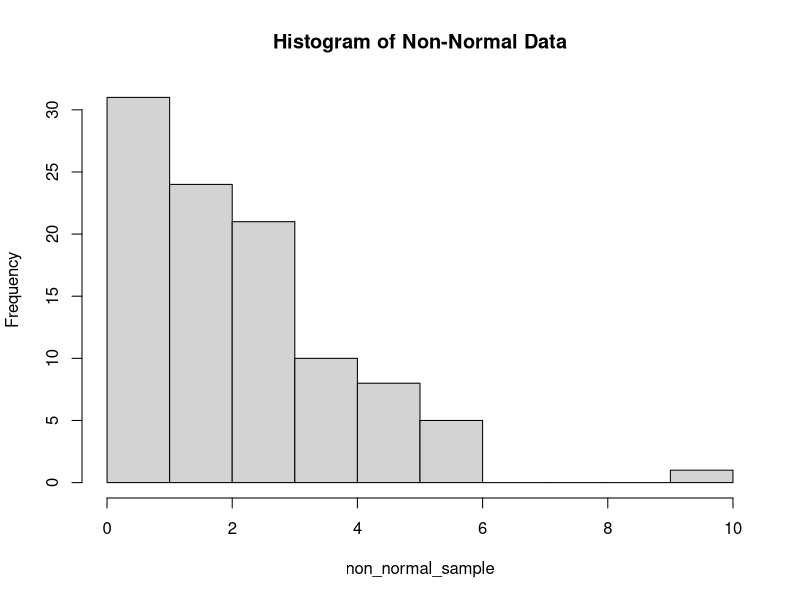
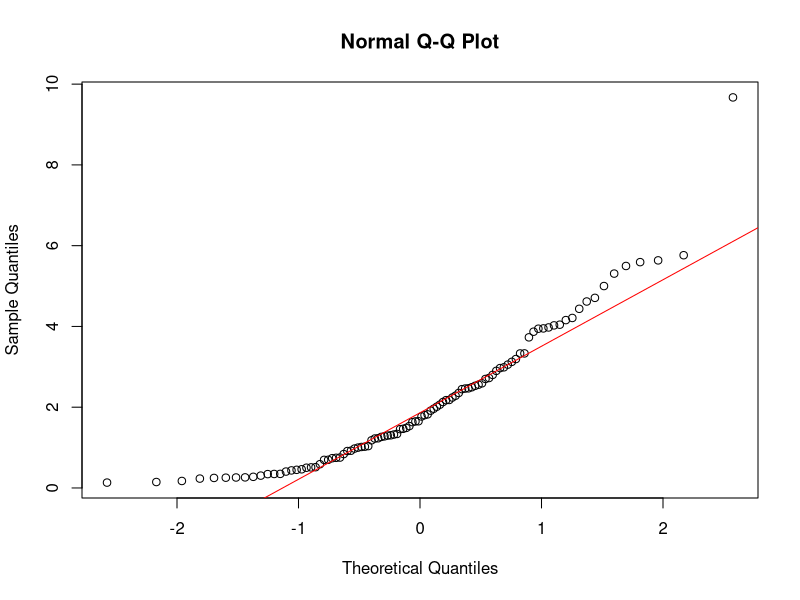
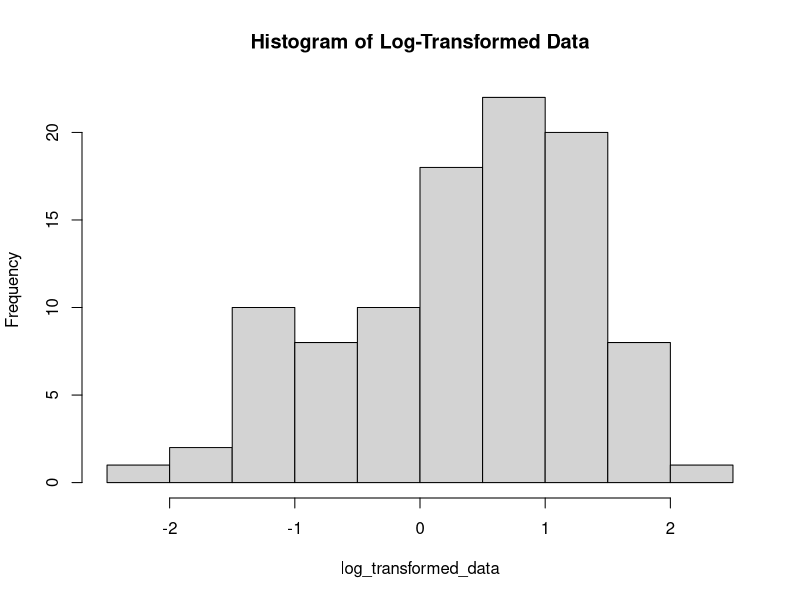
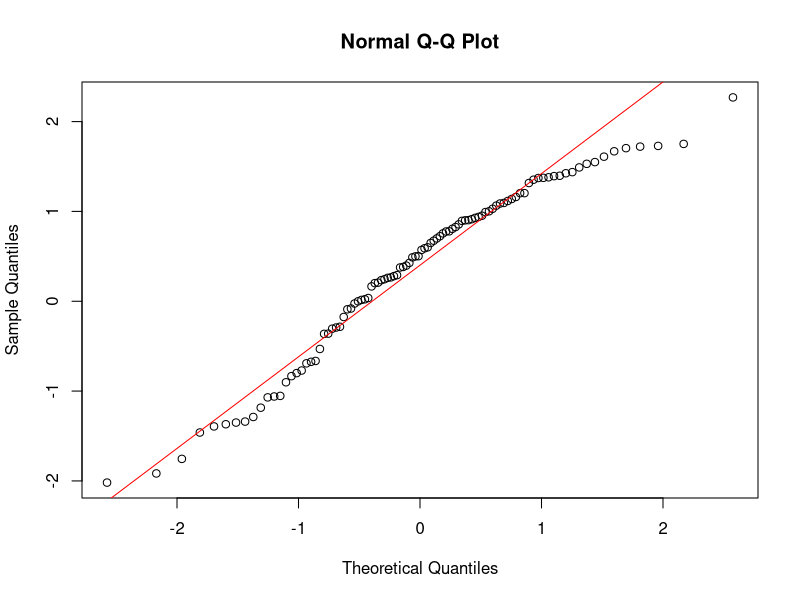
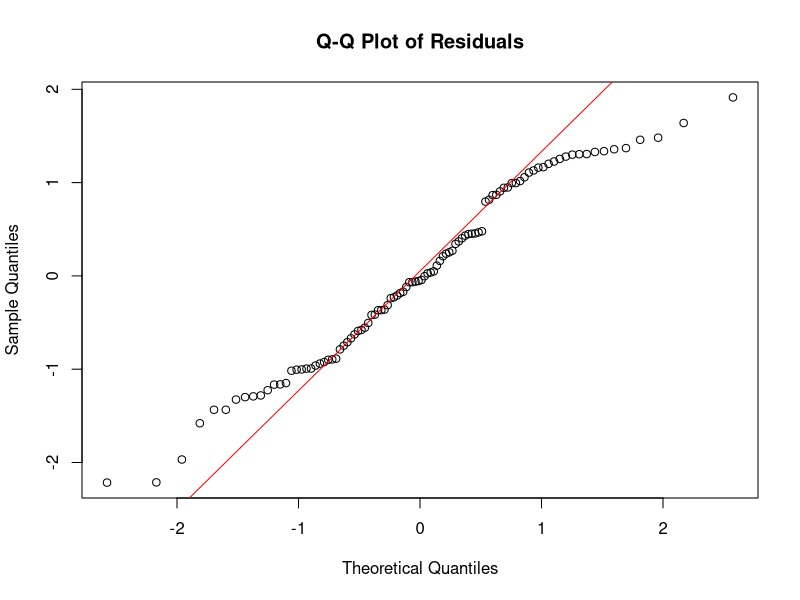
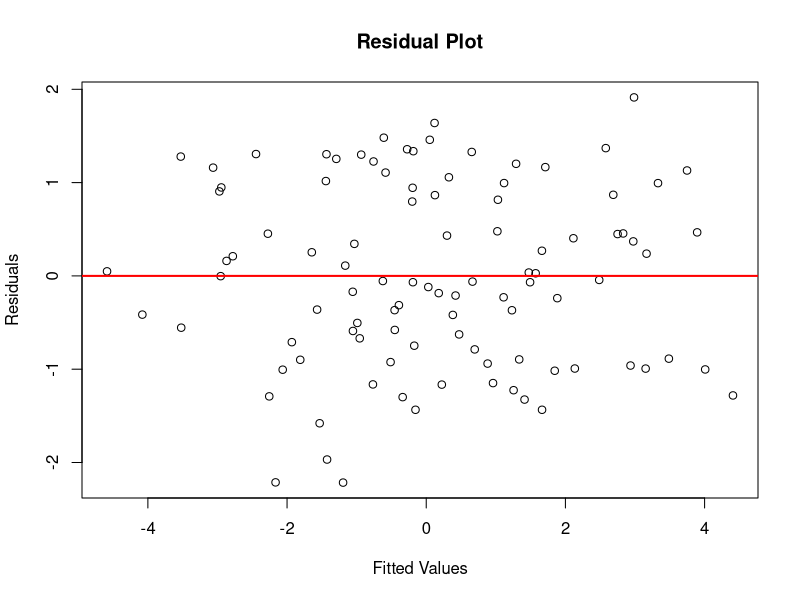

Here is the R script that generated these plots, in order:
## ---- chunk 1
data(iris) # load the iris dataset
head(iris)
## ---- chunk 2
#| echo: !expr c(2)
options(width = 100)
summary(iris)
## ---- chunk 3
str(iris)
## ---- chunk 4
colSums(is.na(iris))
## ---- chunk 5
iris_subset <- subset(iris, Sepal.Length > 5)
head(iris_subset)
## ---- chunk 6
# create two sample data frames
df1 <- data.frame(id = c(1, 2, 3), x = c(4, 5, 6))
df2 <- data.frame(id = c(2, 3, 4), y = c(7, 8, 9))

# use merge to combine the data frames based on the "id" column
merged_df <- merge(df1, df2, by = "id")
merged_df
## ---- chunk 7
# create a sample data frame
df <- data.frame(x = c(1, 2, 3), 
                 y = c(4, 5, 6), 
                 z = c(7, 8, 9))

# use apply to calculate the row sums
row_sums <- apply(df, 1, sum)
row_sums
## ---- chunk 8
# create a sample data frame
df <- data.frame(x = c(1, 2, 3, 4), 
                 y = c(5, 6, 7, 8), 
                 group = c("A", "A", "B", "B"))

# use tapply to calculate the mean of y for each group
mean_by_group <- tapply(df$y, df$group, mean)
mean_by_group
## ---- chunk 9
# create a sample data frame
df <- data.frame(x = c(1, 2, 3), 
                 y = c(4, 5, 6), 
                 z = c(7, 8, 9))

# use lapply to calculate the range of values for each column
range_by_col <- lapply(df, range)
range_by_col
## ---- chunk 10
# create a sample data frame
df <- data.frame(x = c(1, 2, 3), 
                 y = c(4, 5, 6), 
                 z = c(7, 8, 9))

# use sapply to calculate the mean of each column
mean_by_col <- sapply(df, mean)
mean_by_col
## ---- chunk 11
# Create a sample data frame
df <- data.frame(x = c(1, 2, 3), 
                 y = c(4, 5, 6))

# Set column names to be "Var1" and "Var2"
colnames(df) <- c("Var1", "Var2")

# Print the data frame with column names changed
df
## ---- chunk 12
# Create a sample data frame
df <- data.frame(x = c(1, 2, 3), 
                 y = c(4, 5, 6))

# Set row names to be "A", "B", and "C"
row.names(df) <- c("A", "B", "C")

# Print the data frame with row names changed
df
## ---- chunk 13
library(tidyverse)
## ---- chunk 14
library(dplyr)

# load a sample data set
my_data <- iris

# select specific columns
my_data <- select(my_data, Sepal.Length, Sepal.Width, Species)

# filter rows based on a condition
my_data <- filter(my_data, Sepal.Length > 5)

# arrange data by a column
my_data <- arrange(my_data, Sepal.Length)

# create a new column based on an existing one
my_data <- mutate(my_data, Sepal.Area = Sepal.Length * Sepal.Width)

# summarize data by a column
my_summary <- summarise(my_data, Mean.Sepal.Length = mean(Sepal.Length))

# group data by a column and summarize
my_summary2 <- my_data %>%
  group_by(Species) %>%
  summarise(Mean.Sepal.Length = mean(Sepal.Length))

# join two data sets
my_data2 <- data.frame(Species = c("setosa", "versicolor", "virginica"),
                       Petal.Length = c(1.4, 4.2, 6.0))
my_data <- left_join(my_data, my_data2, by = "Species")
## ---- chunk 15
# create example data frame
df <- data.frame(year = c(2018, 2019),
                 q1_sales = c(100, 200),
                 q2_sales = c(150, 250),
                 q3_sales = c(175, 300),
                 q4_sales = c(200, 350))

# reshape data frame
df2 <- gather(df, key = "quarter", value = "sales", -year)
## ---- chunk 16
# create example data frame
df <- data.frame(month = c("Jan", "Feb", "Mar", "Jan", "Feb", "Mar"),
                 year = c(2018, 2018, 2018, 2019, 2019, 2019),
                 rainfall = c(50, 75, 100, 60, 80, 110))

# reshape data frame
df2 <- spread(df, key = "month", value = "rainfall")
## ---- chunk 17
# create example data frame
df <- data.frame(name = c("John Smith", "Jane Doe", "Bob Johnson"))

# separate name column into first and last name columns
df2 <- separate(df, col = name, into = c("first_name", "last_name"), sep = " ")
## ---- chunk 18
# create example data frame
df <- data.frame(first_name = c("John", "Jane", "Bob"),
                 last_name = c("Smith", "Doe", "Johnson"))

# combine first and last name columns into a single name column
df2 <- unite(df, col = "name", first_name, last_name, sep = " ")
## ---- chunk 19
# create example data frame
df <- data.frame(date = c("2022-01-01", "2022-01-02", "2022-01-03", "2022-01-04"),
                 price = c(100, NA, 150, NA))

# fill in missing values with most recent non-missing value
df2 <- fill(df, price)
df2
## ---- chunk 20
# create example data frame
df <- data.frame(id = 1:5,
                 name = c("John", NA, "Bob", "Jane", "Bill"),
                 age = c(30, 25, NA, 40, 35))

# drop any rows that contain missing values
df2 <- drop_na(df)
## ---- chunk 21
# create a tibble with three columns
my_data <- tibble(
  name = c("Alice", "Bob", "Charlie"),
  age = c(25, 30, 35),
  has_pet = c(TRUE, FALSE, TRUE)
)

# print the tibble to the console
my_data

# filter the tibble to only include people with pets
my_data_with_pets <- filter(my_data, has_pet == TRUE)

# add a new column to the tibble
my_data_with_pets <- mutate(my_data_with_pets, pet_type = c("dog", "cat"))

# print the modified tibble to the console
my_data_with_pets
## ---- chunk 22
# Generate a random sample from a normal distribution
set.seed(123)
normal_sample <- rnorm(100)

# Perform Shapiro-Wilk test
shapiro.test(normal_sample)
## ---- chunk 23
# Generate a random sample from a non-normal distribution
set.seed(456)
non_normal_sample <- rgamma(100, shape = 2, rate = 1)

# Create a histogram
hist(non_normal_sample, main = "Histogram of Non-Normal Data")

# Create a Q-Q plot
qqnorm(non_normal_sample)
qqline(non_normal_sample, col = "red")
## ---- chunk 24
# Apply logarithmic transformation
log_transformed_data <- log(non_normal_sample)

# Create a histogram of transformed data
hist(log_transformed_data, main = "Histogram of Log-Transformed Data")

# Create a Q-Q plot of transformed data
qqnorm(log_transformed_data)
qqline(log_transformed_data, col = "red")

# Perform Shapiro-Wilk test on transformed data
shapiro.test(log_transformed_data)
## ---- chunk 25
# Create the contingency table
ice_cream_table <- matrix(c(25, 15, 10, 30, 20, 25), nrow = 2, byrow = TRUE,
                          dimnames = list(c("Group A", "Group B"),
                                          c("Vanilla", "Chocolate", "Strawberry")))
## ---- chunk 26
# Create the contingency table
ice_cream_table <- matrix(c(25, 15, 10, 30, 20, 25), nrow = 2, byrow = TRUE,
                          dimnames = list(c("Group A", "Group B"),
                                          c("Vanilla", "Chocolate", "Strawberry")))

# Perform the Chi-square test
chi_sq_result <- chisq.test(ice_cream_table)
print(chi_sq_result)
## ---- chunk 27
# Generate sample data
set.seed(789)
variable1 <- rnorm(100)
variable2 <- rnorm(100)

# Calculate Pearson correlation
cor(variable1, variable2, method = "pearson")
## ---- chunk 28
# Generate sample data
set.seed(987)
variable3 <- runif(100)
variable4 <- runif(100)

# Calculate Spearman correlation
cor(variable3, variable4, method = "spearman")
## ---- chunk 29
# Generate sample data
set.seed(456)
independent_var <- rnorm(100)
dependent_var <- 2 * independent_var + rnorm(100)

# Perform simple linear regression
simple_lm_result <- lm(dependent_var ~ independent_var)
summary(simple_lm_result)
## ---- chunk 30
# Generate sample data
set.seed(789)
independent_var1 <- rnorm(100)
independent_var2 <- rnorm(100)
dependent_var_multiple <- 2 * independent_var1 + 3 * independent_var2 + rnorm(100)

# Perform multiple linear regression
multiple_lm_result <- lm(dependent_var_multiple ~ independent_var1 + independent_var2)
summary(multiple_lm_result)
## ---- chunk 31
# Load necessary library for stepwise regression
library(MASS)

# Generate sample data
set.seed(123)
independent_var1 <- rnorm(100)
independent_var2 <- rnorm(100)
dependent_var <- 3 * independent_var1 + 2 * independent_var2 + rnorm(100)

# Perform stepwise regression for variable selection
model <- lm(dependent_var ~ independent_var1 + independent_var2)
selected_model <- step(model)
summary(selected_model)
## ---- chunk 32
# Calculate R-squared for the selected model
rsquared <- summary(selected_model)$r.squared
print(paste("R-squared:", round(rsquared, 3)))
## ---- chunk 33
# Calculate Adjusted R-squared for the selected model
rsquared_adj <- summary(selected_model)$adj.r.squared
print(paste("Adjusted R-squared:", round(rsquared_adj, 3)))
## ---- chunk 34
aic <- AIC(selected_model)
print(paste("AIC:", round(aic, 3)))
bic <- BIC(selected_model)
print(paste("BIC:", round(bic, 3)))
## ---- chunk 35
# Create a Q-Q plot of residuals
qqnorm(simple_lm_result$residuals, main = "Q-Q Plot of Residuals")
qqline(simple_lm_result$residuals, col = "red")
## ---- chunk 36
# Shapiro-Wilk test for normality of residuals
shapiro_test <- shapiro.test(simple_lm_result$residuals)
print(shapiro_test)
## ---- chunk 37
# Durbin-Watson test for autocorrelation in residuals
library(lmtest)
dw_test <- dwtest(simple_lm_result)
print(dw_test)
## ---- chunk 38
# Create a residual plot
plot(simple_lm_result$fitted.values, simple_lm_result$residuals,
     main = "Residual Plot", xlab = "Fitted Values", ylab = "Residuals")
abline(h = 0, col = "red", lwd = 2)
## ---- chunk 39
# Breusch-Pagan test for homoscedasticity
bp_test <- bptest(simple_lm_result)
print(bp_test)
## ---- chunk 40

## ---- chunk 41

## ---- chunk 42

## ---- chunk 43

## ---- chunk 44

## ---- chunk 45

## ---- chunk 46

## ---- chunk 47
sessionInfo()
